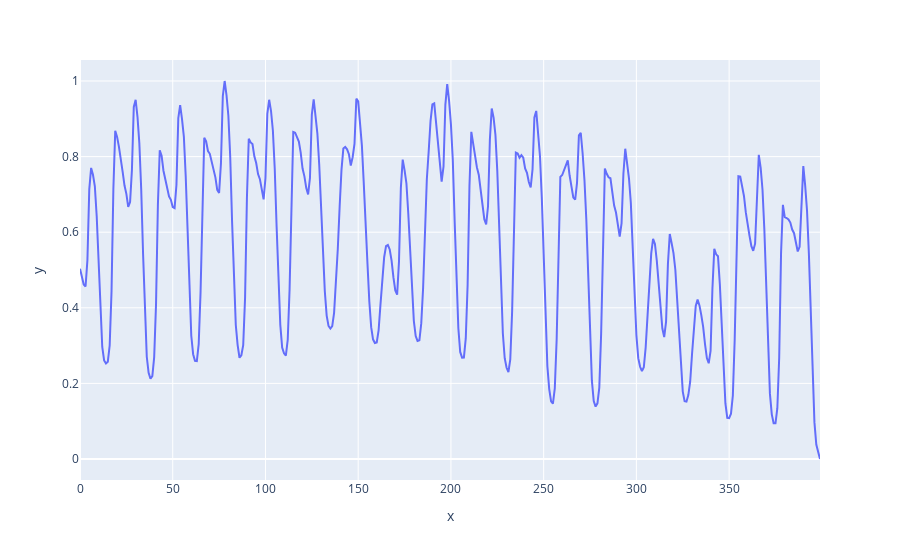

Notebook code cell kept with this figure:
### Code cell
px.line(x=df.x, y=df.y)

### Figure 1 — Plotly figure (JSON) as saved in the notebook; plotly's stock layout.template omitted (floating-point values rounded to 4 significant figures; data arrays with more than 128 entries replaced by an {"elided": "..."} marker saying what was removed)
{"data": [{"hovertemplate": "x=%{x}<br>y=%{y}<extra></extra>", "legendgroup": "", "line": {"color": "#636efa", "dash": "solid"}, "marker": {"symbol": "circle"}, "mode": "lines", "name": "", "orientation": "v", "showlegend": false, "type": "scatter", "x": {"elided": "400 int values"}, "xaxis": "x", "y": {"elided": "400 float values"}, "yaxis": "y"}], "layout": {"legend": {"tracegroupgap": 0}, "margin": {"t": 60}, "xaxis": {"anchor": "y", "domain": [0, 1], "title": {"text": "x"}}, "yaxis": {"anchor": "x", "domain": [0, 1], "title": {"text": "y"}}}}
